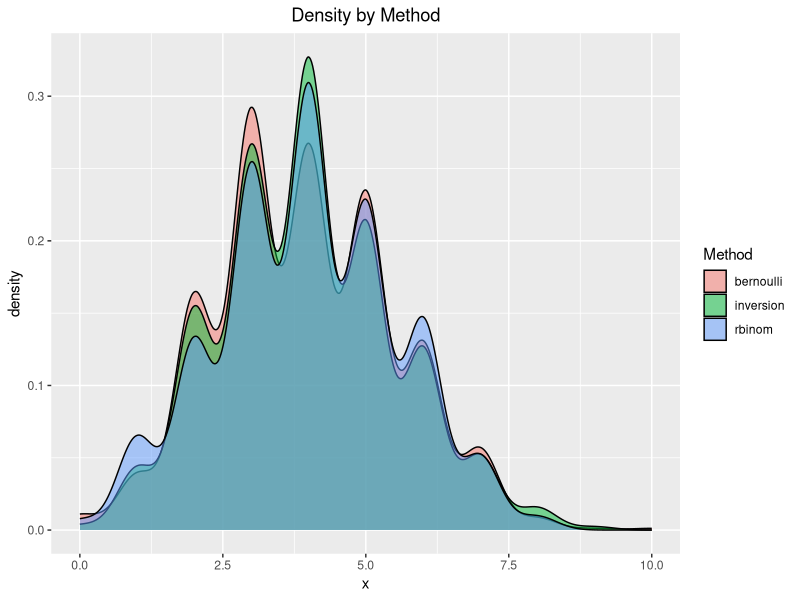
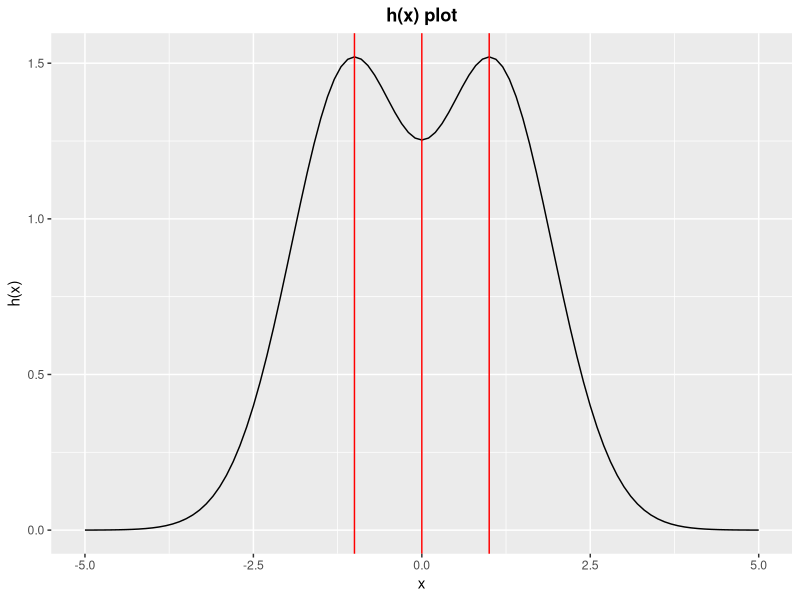
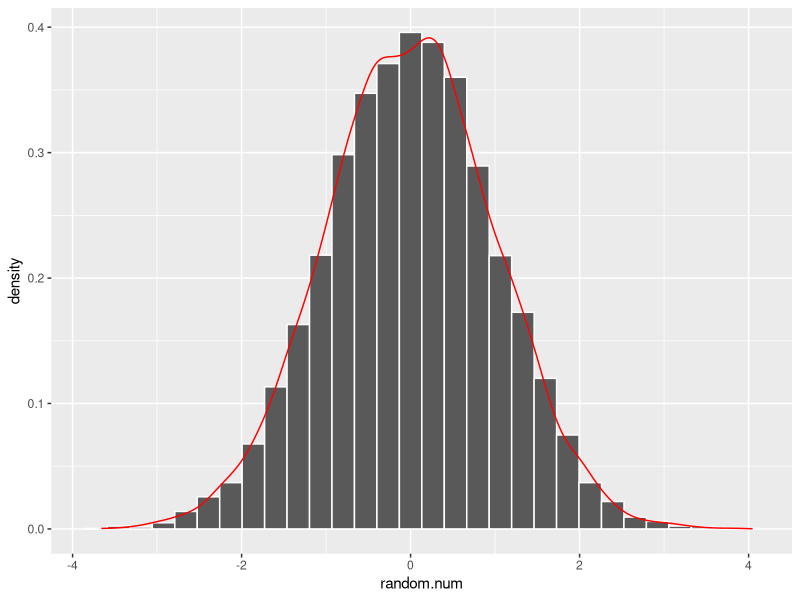
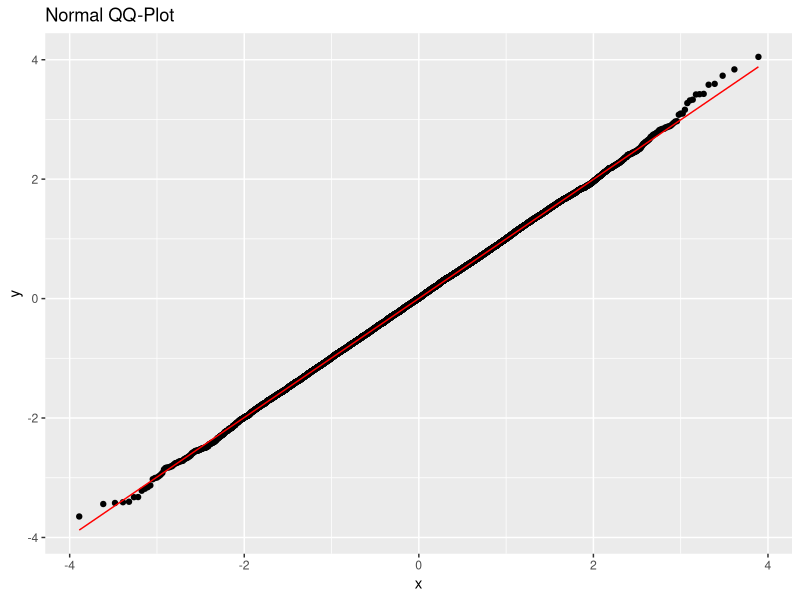
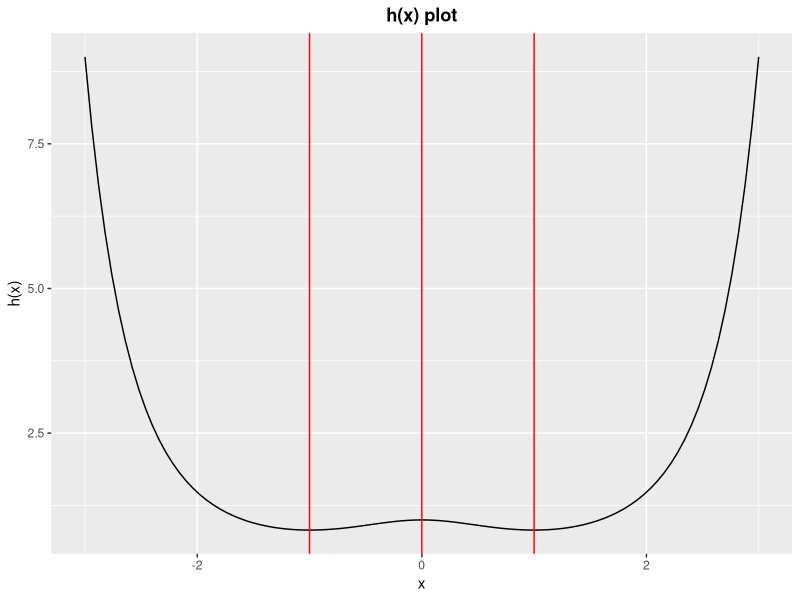

Write R code to recreate these figures, in order.
setwd("C:/Users/wallace/Desktop/StochasticLab2")

library(readxl)
library(dplyr)
library(ggplot2)
library(tidyverse)

#Question (a)
#ASimulate N =1000 binomial random variables B(n = 10; p = 0:4)
#Swtich radom number generator to Wichmann-Hill 

RNGkind()
RNGkind(kind="Wichmann-Hill")
RNGkind()

#Inversion method
N = 1000
n = 10
p = 0.4
uniform<- runif(N)
bins <- .bincode(uniform, breaks = c(0, pbinom(0:10, 10, 0.4)), right = F, include.lowest = T)

inv.bins <- numeric()
for(i in 1:N){
  inv.bins[i] <- bins[i]-1
}
#Simulating N=1000 obs by sum of indep. bernoulli
bin.berno <- numeric()
for (i in 1:N){
  v <- runif(n)
  bin.berno[i] <- sum(v < p)
}

#Simulating binomial with R function rbinom
bin.binom = rbinom(N, n, p)

datasim<-data.frame(x=c(inv.bins,bin.berno,bin.binom),Method=c("inversion","bernoulli","rbinom"),each=1000)

plot1<-ggplot(datasim, aes(x = x,fill=Method)) + geom_density(alpha = 0.5)+ggtitle("Density by Method")+
  theme(plot.title = element_text(hjust = 0.5))
plot1

#Switching the random number generator back to its default
RNGkind(kind = "default", normal.kind = NULL)

#Question(b)
#Simulate N=10 000 f(x)=Stad Norm using acceptance/rejection method
eqn = function(x){sqrt(pi/2)*exp(-x^2/2)*(1+x^2)}
plot2<-ggplot(data.frame(x=c(-5, 5)), aes(x=x))+ stat_function(fun=eqn, geom="line") + xlab("x") + ylab("h(x)")+ggtitle("h(x) plot")+
  theme(plot.title = element_text(hjust = 0.5,face="bold"))+geom_vline(xintercept = c(-1,0,1),color = "red")
plot2


f <- function(x){
  ((2*pi)^(-1/2))*exp(-(x^2)/2)
}

g <- function(x){
  (pi*(1 + x^2))^(-1)
}

#First determine the best value of the constant c, such that f(x) <= g(x)
x <- -100:100
c <- max(f(x)/g(x))


#generating Cauchy distribution with inversion method
N <- 10000
j <- 0
random.num <- numeric()
while(length(random.num) != N){
  w <- runif(1)  
  cauchy <- tan((w-(1/2))*pi) #cauchy distrib using inverse method
  U <- runif(1) 
  if(U*c*g(cauchy) <= f(cauchy)){ #acceptance - reject condition
    random.num[j] <- cauchy 
    j <- j + 1
  }
}

#Histogram of the obtained sample with the standard normal density
k <- rnorm(N)
df <- data.frame(random.num, k)
plot3 <- ggplot(df) +
  geom_histogram(aes( x = random.num, y = ..density.., colour = random.num), colour ="white") +
  geom_density(aes(x = k), colour = "red")
plot3

#QQ-plot
plot4 <- ggplot(data = df, mapping = aes(sample = random.num)) +
  stat_qq()+ stat_qq_line(color='red')+
  ggtitle("Normal QQ-Plot")
plot4

#The standard Cauchy density h(x)=g(x)/f(x) is unbounded therefore is not
#possible to simulate using the accept-reject method

eqn = function(x){(1/(pi*(1+x^2)))*((2*pi)^1/2)*exp(x^2/2)}
plot5<-ggplot(data.frame(x=c(-3, 3)), aes(x=x))+ stat_function(fun=eqn, geom="line") + xlab("x") + ylab("h(x)")+ggtitle("h(x) plot")+
  theme(plot.title = element_text(hjust = 0.5,face="bold"))+geom_vline(xintercept = c(-1,0,1),color = "red")
plot5
